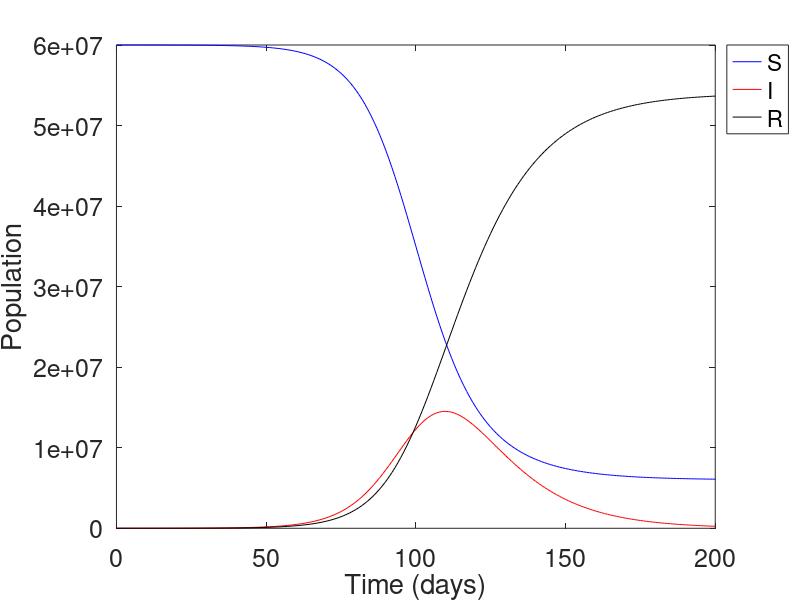

Source code (MATLAB):

t(1) = 0    ; 
S(1) = 6e7  ; 
I(1) = 1000 ; 
R(1) = 0    ;

r = 3e-9 ; 
a = 1/14 ; 

Tstop  = 200 ; 
nsteps = 200 ; 
h = Tstop / nsteps ; 

for n = 1:nsteps
    
    t(n+1) = t(n) + h ; 
    S(n+1) = S(n) + h * ( - r*I(n)*S(n)          ) ;
    I(n+1) = I(n) + h * (   r*I(n)*S(n) - a*I(n) ) ;
    R(n+1) = R(n) + h * (                 a*I(n) ) ;     
    
end

plot(t,S,'b', t,I,'r', t,R,'k')
set(gca, 'Fontsize', 18)
legend('S','I','R', 'Location', 'NorthEastOutside')
xlabel('Time (days)')
ylabel('Population')
